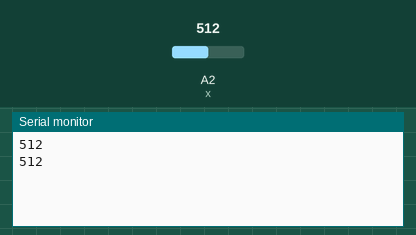
Simulated run of this sketch. Board: Arduino Uno, built with avr-gcc and run on an emulated ATmega328P. Shown: the last lines printed to the serial monitor. The test bench sets the inputs (shaded band); at power-on: A2 (x) = 512.

Above: at 2.8 s.
2.9 s: A2 (x) set to 716
At 4.7 s:
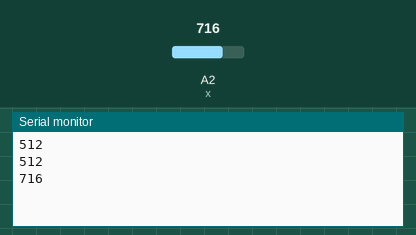
5.6 s: A2 (x) set to 900
At 7.4 s:
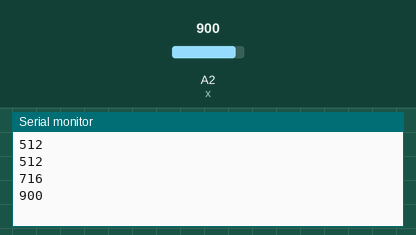
Timing chart, 0 to 8.9 s (numbered marks = the images above; inputs shaded):
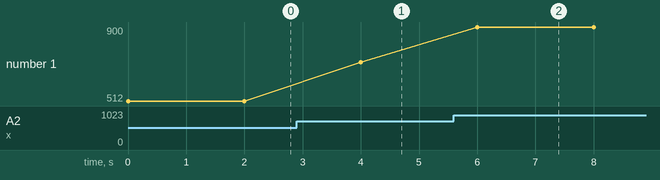

The sketch:

8.proximity_sensor.ino
```cpp
int  x=A2;
void setup() {

  Serial.begin(9600);

}

void loop() {
  // put your main code here, to run repeatedly:
  int val=analogRead(x);//sensor
  Serial.println(val);
  delay(2000);


}
```

Measured:
- after the input at 2.9 s, the serial monitor: prints a new line after 1.1 s (image 1)
- after the input at 5.6 s, the serial monitor: prints a new line after 0.40 s (image 2)
- plotted number 1: 512 → 716 after the input at 2.9 s, 716 → 900 after the input at 5.6 s
